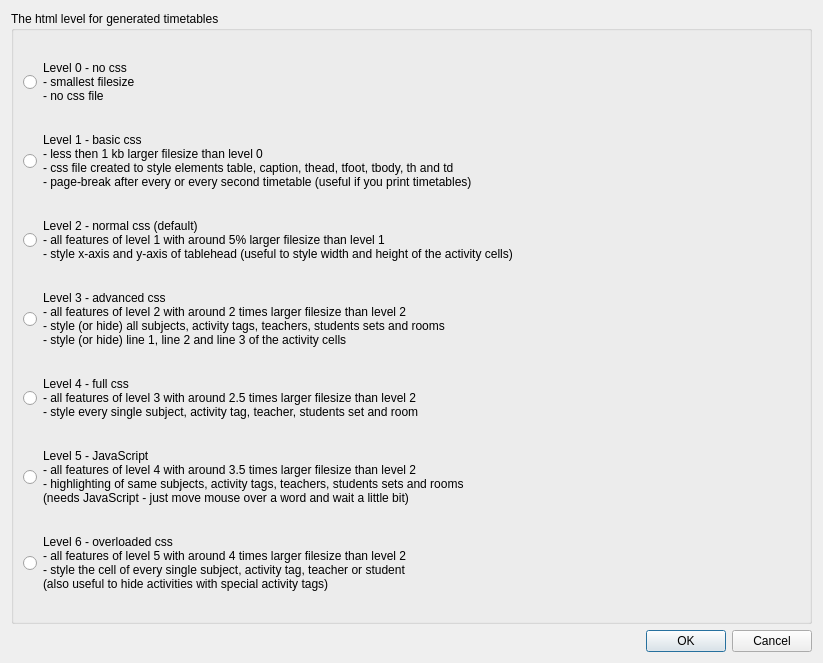
<?xml version="1.0" encoding="UTF-8"?>
<ui version="4.0">
 <class>SettingsTimetableHtmlLevelForm_template</class>
 <widget class="QDialog" name="SettingsTimetableHtmlLevelForm_template">
  <property name="geometry">
   <rect>
    <x>0</x>
    <y>0</y>
    <width>823</width>
    <height>663</height>
   </rect>
  </property>
  <property name="windowTitle">
   <string>Settings - html level of timetables dialog</string>
  </property>
  <layout class="QGridLayout" name="gridLayout_2">
   <item row="0" column="0">
    <widget class="QGroupBox" name="groupBox">
     <property name="title">
      <string>The html level for generated timetables</string>
     </property>
     <layout class="QGridLayout" name="gridLayout">
      <item row="0" column="0">
       <widget class="QRadioButton" name="level0RadioButton">
        <property name="text">
         <string>Level 0 - no css
- smallest filesize
- no css file</string>
        </property>
       </widget>
      </item>
      <item row="1" column="0">
       <widget class="QRadioButton" name="level1RadioButton">
        <property name="text">
         <string>Level 1 - basic css
- less then 1 kb larger filesize than level 0
- css file created to style elements table, caption, thead, tfoot, tbody, th and td
- page-break after every or every second timetable (useful if you print timetables)</string>
        </property>
       </widget>
      </item>
      <item row="2" column="0">
       <widget class="QRadioButton" name="level2RadioButton">
        <property name="text">
         <string>Level 2 - normal css (default)
- all features of level 1 with around 5% larger filesize than level 1
- style x-axis and y-axis of tablehead (useful to style width and height of the activity cells)</string>
        </property>
       </widget>
      </item>
      <item row="3" column="0">
       <widget class="QRadioButton" name="level3RadioButton">
        <property name="text">
         <string>Level 3 - advanced css
- all features of level 2 with around 2 times larger filesize than level 2
- style (or hide) all subjects, activity tags, teachers, students sets and rooms
- style (or hide) line 1, line 2 and line 3 of the activity cells</string>
        </property>
       </widget>
      </item>
      <item row="4" column="0">
       <widget class="QRadioButton" name="level4RadioButton">
        <property name="sizePolicy">
         <sizepolicy hsizetype="Minimum" vsizetype="Fixed">
          <horstretch>0</horstretch>
          <verstretch>0</verstretch>
         </sizepolicy>
        </property>
        <property name="text">
         <string>Level 4 - full css
- all features of level 3 with around 2.5 times larger filesize than level 2
- style every single subject, activity tag, teacher, students set and room</string>
        </property>
       </widget>
      </item>
      <item row="5" column="0">
       <widget class="QRadioButton" name="level5RadioButton">
        <property name="sizePolicy">
         <sizepolicy hsizetype="Minimum" vsizetype="Fixed">
          <horstretch>0</horstretch>
          <verstretch>0</verstretch>
         </sizepolicy>
        </property>
        <property name="text">
         <string>Level 5 - JavaScript
- all features of level 4 with around 3.5 times larger filesize than level 2
- highlighting of same subjects, activity tags, teachers, students sets and rooms
(needs JavaScript - just move mouse over a word and wait a little bit)</string>
        </property>
       </widget>
      </item>
      <item row="6" column="0">
       <widget class="QRadioButton" name="level6RadioButton">
        <property name="sizePolicy">
         <sizepolicy hsizetype="Minimum" vsizetype="Fixed">
          <horstretch>0</horstretch>
          <verstretch>0</verstretch>
         </sizepolicy>
        </property>
        <property name="text">
         <string>Level 6 - overloaded css
- all features of level 5 with around 4 times larger filesize than level 2
- style the cell of every single subject, activity tag, teacher or student
(also useful to hide activities with special activity tags)</string>
        </property>
       </widget>
      </item>
     </layout>
    </widget>
   </item>
   <item row="1" column="0">
    <layout class="QHBoxLayout">
     <item>
      <spacer>
       <property name="orientation">
        <enum>Qt::Horizontal</enum>
       </property>
       <property name="sizeHint" stdset="0">
        <size>
         <width>40</width>
         <height>20</height>
        </size>
       </property>
      </spacer>
     </item>
     <item>
      <widget class="QPushButton" name="okPushButton">
       <property name="text">
        <string>OK</string>
       </property>
      </widget>
     </item>
     <item>
      <widget class="QPushButton" name="cancelPushButton">
       <property name="text">
        <string>Cancel</string>
       </property>
      </widget>
     </item>
    </layout>
   </item>
  </layout>
 </widget>
 <resources/>
 <connections/>
</ui>
